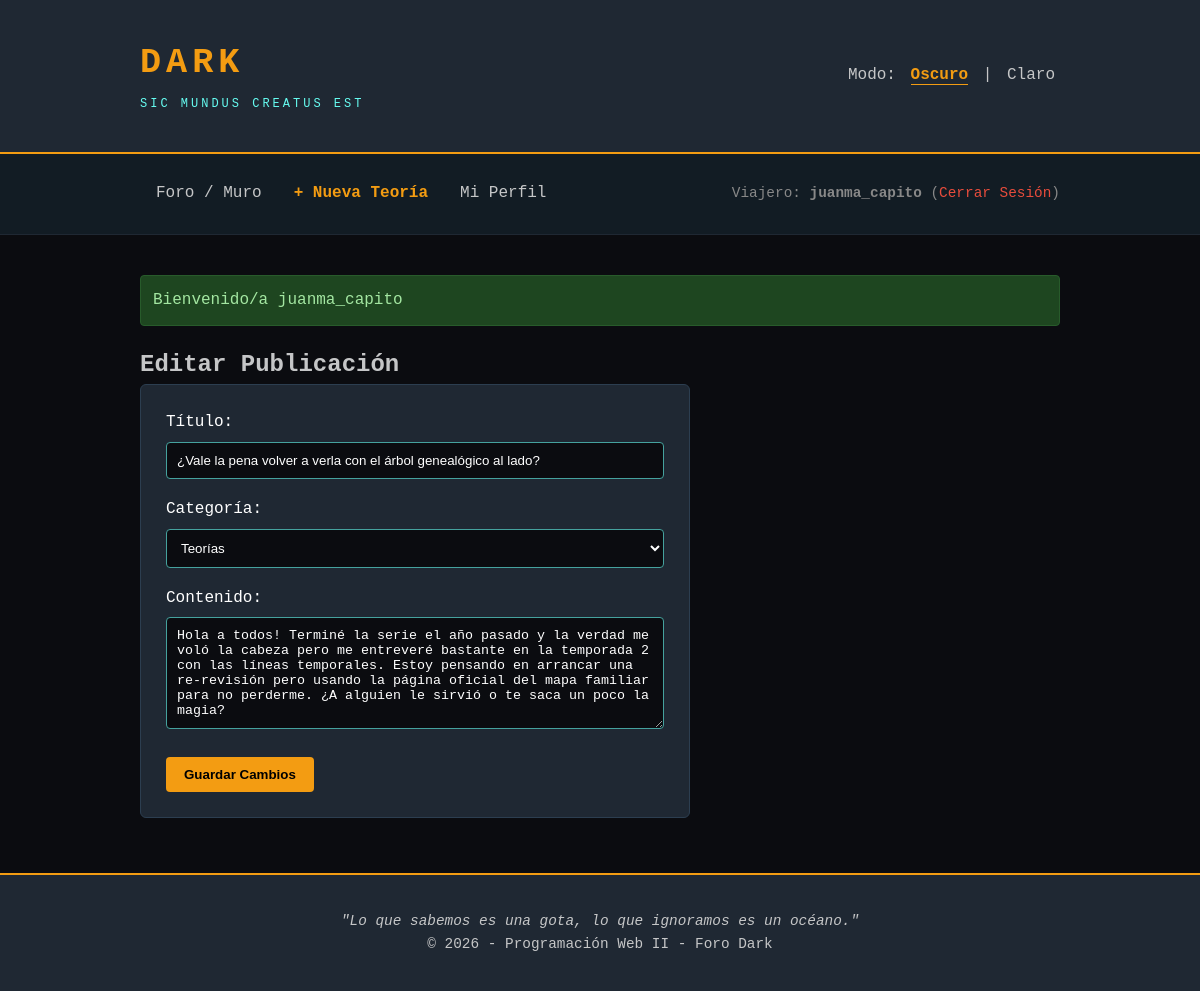
Screenshot of /editar_publicacion.php?id=2 (signed in) with the database file from the repository.
### tables this page shows
CREATE TABLE `publicaciones` (
  `id` INT AUTO_INCREMENT PRIMARY KEY,
  `usuario_id` INT NOT NULL,
  `titulo` VARCHAR(200) NOT NULL,
  `categoria` VARCHAR(50) NOT NULL,
  `contenido` TEXT NOT NULL,
  `fecha_creacion` DATETIME DEFAULT CURRENT_TIMESTAMP,
  FOREIGN KEY (`usuario_id`) REFERENCES `usuarios`(`id`) ON DELETE CASCADE
);

### editar_publicacion.php (the view, shortened to what this page needs)
<?php
require_once 'includes/conexion.php';
$id_post = $_GET['id'] ?? 0;
$sql_check = "SELECT * FROM publicaciones WHERE id = ? AND usuario_id = ?";
$stmt_check = mysqli_prepare($conexion, $sql_check);
mysqli_stmt_bind_param($stmt_check, "ii", $id_post, $_SESSION['usuario_id']);
mysqli_stmt_execute($stmt_check);
$res_check = mysqli_stmt_get_result($stmt_check);
$post = mysqli_fetch_assoc($res_check);
require_once 'includes/header.php';
require_once 'includes/nav.php';
?>
<h2>Editar Publicación</h2>
<form action="editar_publicacion.php?id=<?php echo $id_post; ?>" method="POST" class="formulario">
    <div class="campo">
        <label for="titulo">Título:</label>
        <input type="text" id="titulo" name="titulo" value="<?php echo e($post['titulo']); ?>" required>
    </div>
    <div class="campo">
        <label for="categoria">Categoría:</label>
        <select id="categoria" name="categoria" required>
            <option value="Teorías" <?php echo $post['categoria'] === 'Teorías' ? 'selected' : ''; ?>>Teorías</option>
        </select>
    </div>
    <div class="campo">
        <label for="contenido">Contenido:</label>
        <textarea id="contenido" name="contenido" rows="6" required><?php echo e($post['contenido']); ?></textarea>
    </div>
    <button type="submit" class="btn">Guardar Cambios</button>
</form>
<?php require_once 'includes/footer.php'; ?>

### css/tema-oscuro.css (style rules this page uses)
* { box-sizing: border-box; margin: 0; padding: 0; }
body { font-family: 'Courier New', Courier, monospace, sans-serif; background-color: #0b0c10; color: #c5c6c7; line-height: 1.6; }
.formulario { background: #1f2833; padding: 25px; border-radius: 6px; max-width: 550px; border: 1px solid #2c3e50; }
.campo { margin-bottom: 18px; }
.campo label { display: block; margin-bottom: 6px; color: #fff; }
.campo input[type="text"], .campo input[type="email"], .campo input[type="password"], .campo select, .campo textarea { width: 100%; padding: 10px; background: #0b0c10; border: 1px solid #45a29e; color: #fff; border-radius: 4px; }
.btn { background: #f39c12; color: #000; padding: 10px 18px; border: none; border-radius: 4px; font-weight: bold; cursor: pointer; text-decoration: none; display: inline-block; }

### rows the page displays
publicaciones: titulo "¿Vale la pena volver a verla con el árbol genealógico al lado?", categoria "Teorías", contenido "Hola a todos! Terminé la serie el año pasado y la verdad me voló la cabeza pero me entreveré bastante en la temporada 2 con las líneas temporales. Estoy pensando en arrancar una re-revisión pero usando la página oficial del mapa familiar para no perderme. ¿A alguien le sirvió o te saca un poco la magia?"

### other values shown
$_SESSION['usuario_nombre'] "juanma_capito"
$_SESSION['flash_mensaje'] "Bienvenido/a juanma_capito"
